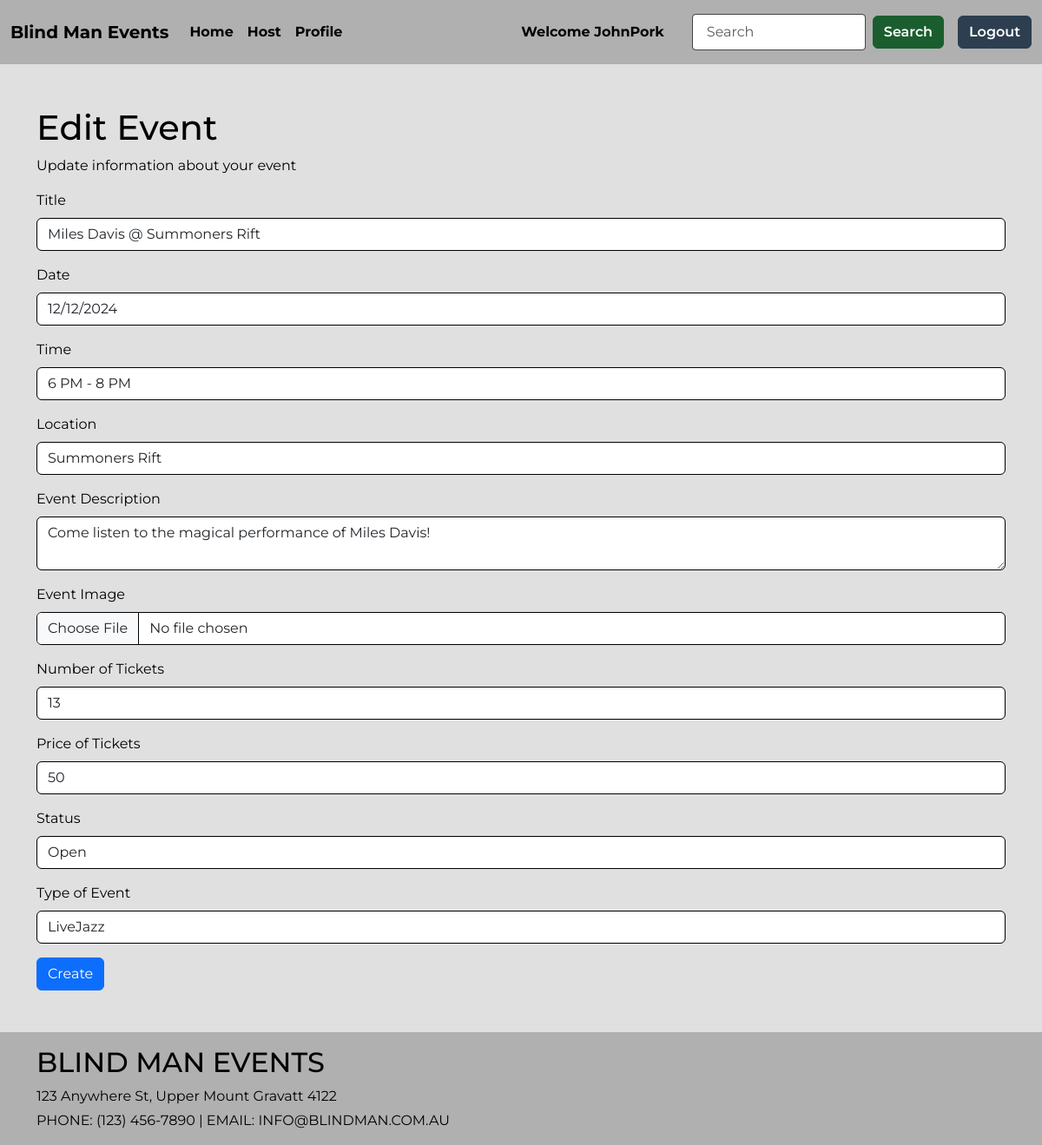
/events/1/edit (signed in), run on an earlier commit of the app's database.
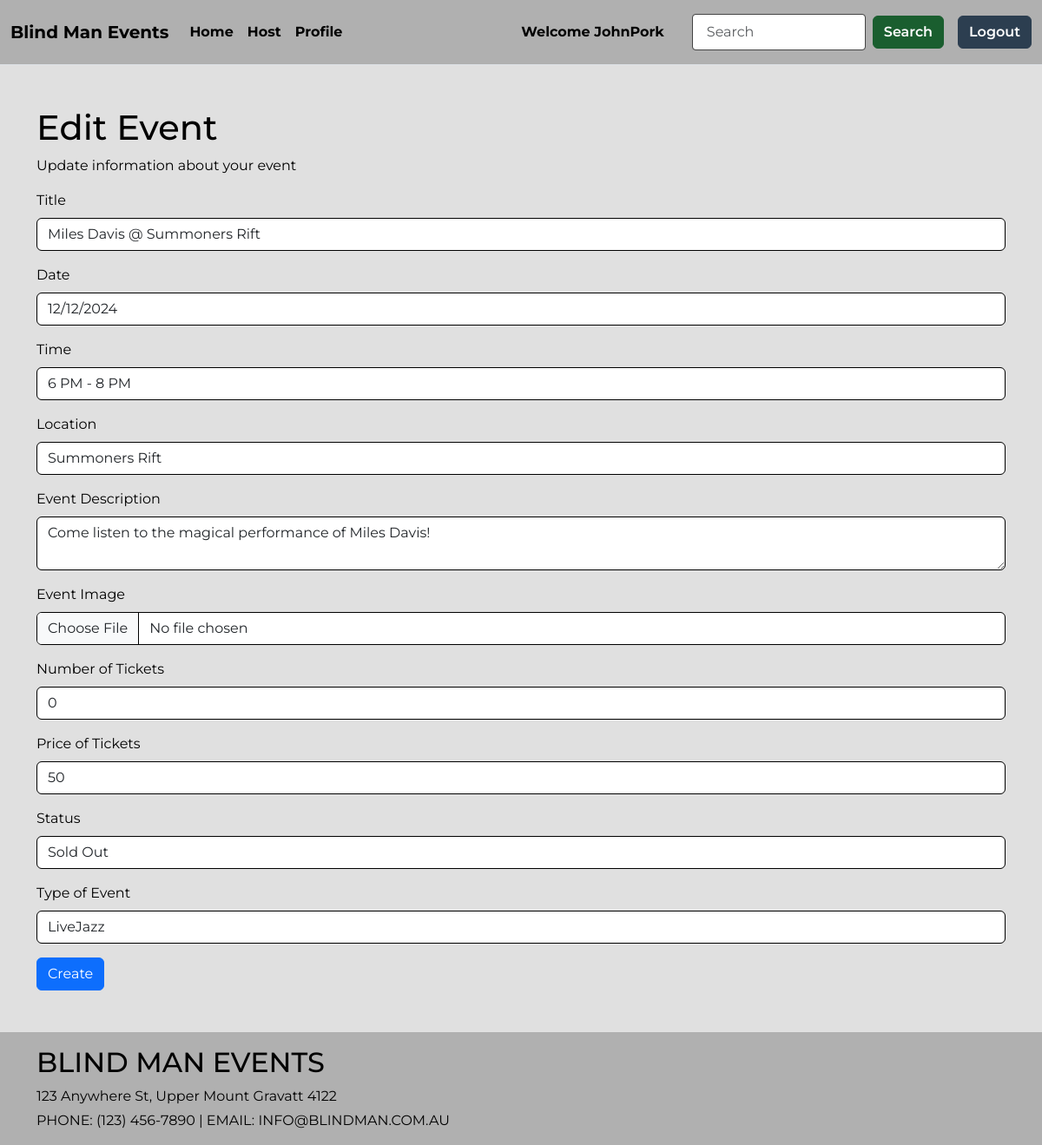
And on a later commit of the database.
### music/models.py (models this page shows, shortened)
class Event(db.Model):
    __tablename__ = 'events'
    id = db.Column(db.Integer, primary_key=True)  # Primary key for each event
    title = db.Column(db.String(80))  # Title of the event
    date = db.Column(db.String(80))  # Date of the event
    time = db.Column(db.String(80))  # Time of the event
    location = db.Column(db.String(100))  # Location of the event
    event_description = db.Column(db.String(200))  # Description of the event
    event_type = db.Column(db.String(20))  # Type of event (e.g., concert, festival)
    image = db.Column(db.String(400))  # Image URL or path for the event
    tickets_remaining = db.Column(db.Integer)  # Number of tickets remaining for the event
    status = db.Column(db.String(20))  # Status of the event (e.g., Open, Sold Out, Cancelled)
    ticket_price = db.Column(db.Integer)  # Price per ticket for the event
    organizer_id = db.Column(db.Integer, db.ForeignKey('users.id'))  # ID of the user who organized the event
    comments = db.relationship('Comment', backref='event')  # Relationship to comments on the event
    booking_history = db.relationship('PurchasedTicket', backref='event')  # Relationship to purchased tickets for the event

### music/events.py (the view, shortened to what this page needs)
@eventdp.route('/<id>/edit', methods=['GET', 'POST'])
@login_required
def edit(id):
    event = db.session.scalar(db.select(Event).where(Event.id == id))
    if not event:
        abort(404)
    if event.organizer_id != current_user.id:
        flash("You are not authorized to edit this event", "danger")
        return redirect(url_for('event.show', id=id))
    form = EventForm(obj=event)
    return render_template('events/edit_event.html', form=form, event=event)

### music/forms.py
class EventForm(FlaskForm):
    title = StringField('Title', validators=[InputRequired()])
    date = StringField('Date', validators=[InputRequired()])
    time = StringField('Time', validators=[InputRequired()])
    location = StringField('Location', validators=[InputRequired()])
    event_description = TextAreaField('Event Description', validators=[InputRequired()])
    image = FileField('Event Image', validators=[
        FileRequired(message='Image cannot be empty'),
        FileAllowed(ALLOWED_FILE, message='Only PNG or JPG files allowed')
    ])
    tickets_remaining = StringField('Number of Tickets', validators=[InputRequired()])
    ticket_price = StringField('Price of Tickets', validators=[InputRequired()])
    status = StringField('Status', validators=[InputRequired()])
    event_type = StringField('Type of Event', validators=[InputRequired()])
    submit = SubmitField("Create")

### music/templates/events/edit_event.html
{% extends 'base.html' %}
{% from 'bootstrap5/form.html' import render_form %}
{% block content %}
<main class="container my-5">
    <h1>Edit Event</h1>
    <p>Update information about your event</p>
    {{ render_form(form) }}
</main>
{% endblock %}

What changed in the data, as far as the page shows it:
changed Event "Miles Davis @ Summoners Rift": tickets_remaining "13" → "0"; status "Open" → "Sold Out"
